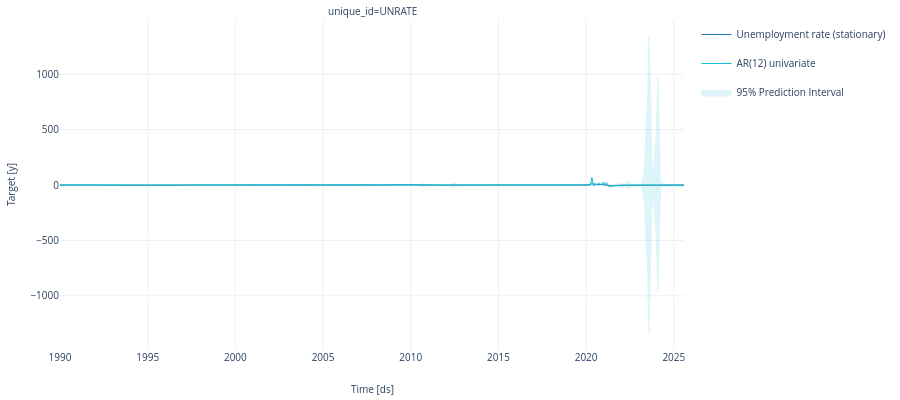

Write notebook code for a chart like this one.
### Markdown cell above
# Graphique

### Code cell
import pandas as pd
from utilsforecast.plotting import plot_series

# ============================================================
# SAFE prepare df_obs / df_fcst for utilsforecast.plot_series
# ============================================================

# 0) assure datetime + tri
df_plot = df_ar12_forecasts.copy()
df_plot["date"] = pd.to_datetime(df_plot["date"], errors="coerce")

if df_plot["date"].isna().any():
    bad = df_plot[df_plot["date"].isna()].head()
    raise ValueError(f"Dates invalides dans df_ar12_forecasts['date']:\n{bad}")

df_plot = df_plot.sort_values(["series_id", "date"]).reset_index(drop=True)

# 1) check unicité (important pour plot_series)
dup = df_plot.duplicated(subset=["series_id", "date"]).sum()
if dup > 0:
    # on garde la dernière ligne (cutoff le plus récent) si jamais
    df_plot = (
        df_plot.sort_values(["series_id", "date", "cutoff"])
               .drop_duplicates(subset=["series_id", "date"], keep="last")
               .reset_index(drop=True)
    )

# 2) colonnes PI robustes
lo_candidates = ["y_hat_ar12_lo_95", "y_hat_ar12_lo_95.0"]
hi_candidates = ["y_hat_ar12_hi_95", "y_hat_ar12_hi_95.0"]

lo_col = next((c for c in lo_candidates if c in df_plot.columns), None)
hi_col = next((c for c in hi_candidates if c in df_plot.columns), None)

if lo_col is None or hi_col is None:
    raise KeyError(f"Colonnes PI introuvables. Colonnes dispo: {list(df_plot.columns)}")

# ----------------------------
# Prepare obs
# ----------------------------
df_obs = (
    df_plot.rename(columns={
        "series_id": "unique_id",
        "date": "ds",
        "y_obs": "y",
    })[["unique_id", "ds", "y"]]
)

# ----------------------------
# Prepare forecast + PI (AR12)
# ----------------------------
df_fcst = (
    df_plot.rename(columns={
        "series_id": "unique_id",
        "date": "ds",
        "y_hat_ar12": "AR12",
        lo_col: "AR12-lo-95",
        hi_col: "AR12-hi-95",
    })[["unique_id", "ds", "AR12", "AR12-lo-95", "AR12-hi-95"]]
)

# ----------------------------
# Plot
# ----------------------------
fig = plot_series(
    df=df_obs,
    forecasts_df=df_fcst,
    level=[95],
    engine="plotly",
).update_layout(height=400)

for trace in fig.data:
    if trace.name == "y":
        trace.name = "Unemployment rate (stationary)"
    elif trace.name == "AR12":
        trace.name = "AR(12) univariate"
    elif "level_95" in (trace.name or "").lower():
        trace.name = "95% Prediction Interval"

fig.show()

### Figure 1 — Plotly figure (JSON) as saved in the notebook; plotly's stock layout.template omitted (floating-point values rounded to 4 significant figures; data arrays with more than 128 entries replaced by an {"elided": "..."} marker saying what was removed)
{"data": [{"legendgroup": "y", "line": {"color": "#1f77b4", "width": 1}, "mode": "lines", "name": "Unemployment rate (stationary)", "showlegend": true, "type": "scatter", "x": {"elided": "856 str values"}, "xaxis": "x", "y": {"elided": "856 float values"}, "yaxis": "y"}, {"legendgroup": "AR12", "line": {"color": "#17becf", "width": 1}, "mode": "lines", "name": "AR(12) univariate", "showlegend": true, "type": "scatter", "x": {"elided": "856 str values"}, "xaxis": "x", "y": {"elided": "856 float values"}, "yaxis": "y"}, {"fill": "toself", "fillcolor": "#17becf", "legendgroup": "AR12_level_95", "line": {"color": "#17becf", "width": 1}, "mode": "lines", "name": "95% Prediction Interval", "opacity": 0.14, "showlegend": true, "type": "scatter", "x": {"elided": "1712 str values"}, "xaxis": "x", "y": {"elided": "1712 float values"}, "yaxis": "y"}], "layout": {"annotations": [{"font": {"size": 10}, "showarrow": false, "text": "unique_id=UNRATE", "x": 0.5, "xanchor": "center", "xref": "paper", "y": 1, "yanchor": "bottom", "yref": "paper"}, {"font": {"size": 10}, "showarrow": false, "text": "Time [ds]", "x": 0.5, "xanchor": "center", "xref": "paper", "y": 0, "yanchor": "top", "yref": "paper", "yshift": -30}, {"font": {"size": 10}, "showarrow": false, "text": "Target [y]", "textangle": -90, "x": 0, "xanchor": "right", "xref": "paper", "xshift": -40, "y": 0.5, "yanchor": "middle", "yref": "paper"}], "autosize": true, "font": {"size": 10}, "height": 400, "margin": {"b": 50, "l": 60, "r": 10, "t": 20}, "xaxis": {"anchor": "y", "domain": [0, 1], "showticklabels": true, "visible": true}, "yaxis": {"anchor": "x", "domain": [0, 1]}}}
